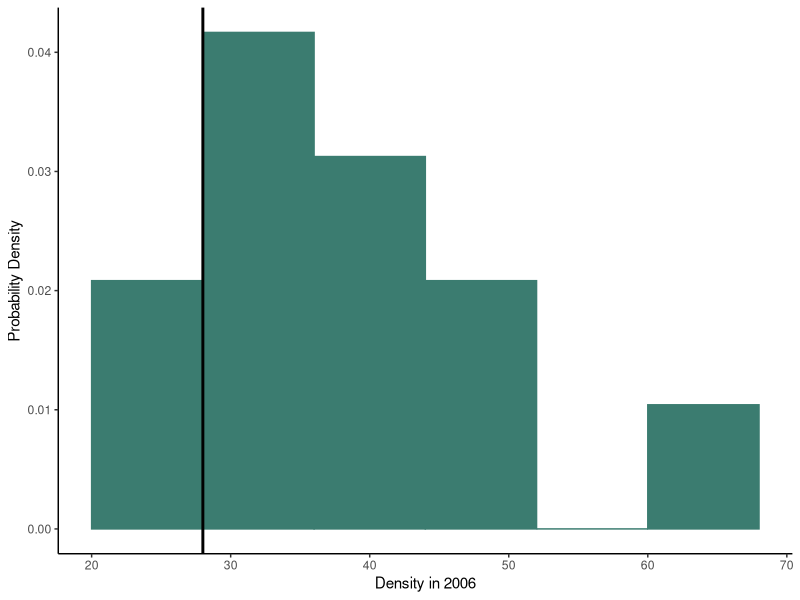

Source code (R): (Note: this script raises an error after producing the figure.)
## ---- chunk 1
knitr::opts_chunk$set(echo = TRUE)
## ---- chunk 2
civu <- read.csv("civu.csv")
civu$herbivory <- as.factor(civu$herbivory)
## ---- chunk 3
civu_ttest <- t.test(density_2006 ~ herbivory, data = civu, var.equal = TRUE)
## ---- chunk 4
civu_ttest
## ---- chunk 5
civu_null <- lm(density_2006 ~ 1, civu)
civu_alt <- lm(density_2006 ~ herbivory, civu)
## ---- chunk 6
AIC(civu_null, civu_alt)
## ---- chunk 7
library(tidyverse)
civu_noherb <- filter(civu,herbivory == "1")
## ---- chunk 8
t.test(x = civu_noherb$density_2006, mu = 28)
## ---- chunk 9
ggplot(data = civu_noherb, aes(x = density_2006))+
  geom_histogram(aes(y=after_stat(density)),fill = "#3b7c70", colour = "#3b7c70" , bins = 6) +
  geom_vline(xintercept = 28, linewidth = 1) +
  labs(x = "Density in 2006", y = "Probability Density") +
  theme_classic()
## ---- chunk 10
zinc <- read.csv("zinc.csv")
## ---- chunk 11
paired <- t.test(conc ~ type, data = zinc, paired = TRUE)
## ---- chunk 12
library(lme4)
## ---- chunk 13
zinc_null <- lmer(conc ~ 1 + (1|sampnum), data = zinc)
zinc_alt <- lmer(conc ~ type + (1|sampnum), data = zinc)
## ---- chunk 14
AIC(zinc_null, zinc_alt)
## ---- chunk 15
group <- group_by(zinc,sampnum)
zinc_diff <- summarise(group, diff = diff(conc))
## ---- chunk 16
ggplot(data = zinc_diff, aes(x = diff))+
  geom_histogram(aes(y=after_stat(density)),fill = "#3b7c70", colour = "#3b7c70" , bins = 6) +
  geom_vline(xintercept = 0, linewidth = 1) +
  labs(x = "Difference in zinc concentration", y = "Probability Density") +
  theme_classic()
